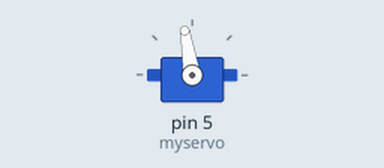
Simulated run of this sketch. Board: Arduino Uno, built with avr-gcc and run on an emulated ATmega328P. On the bench: servo.

Above: at 1.05 s.
At 1.9 s:
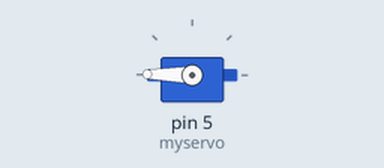
At 2.8 s:
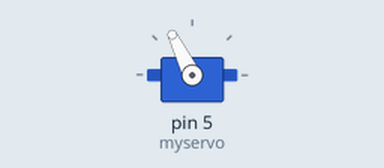
At 4.8 s:
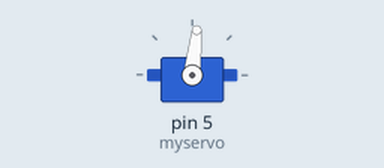
Timing chart, 0 to 9.8 s (numbered marks = the images above):
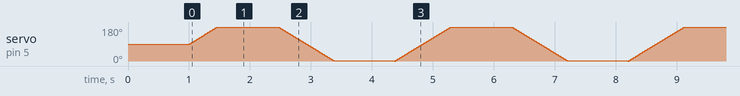

The sketch:

Lesson_2_Single_Servo.ino
```cpp
#include <Servo.h>
Servo myservo;// create servo object to control a servo
int i=90;
void setup()
{
  Serial.begin(9600);
  myservo.attach(5);    // set the control pin of servo 2 to 5 digital I/0 // modify each pin to adjust
  myservo.write(90);
  delay(1000);
}

void loop()
{
  for(i;i<180;i++)
  {
    myservo.write(i);
    delay(5);
  }
  delay(1000);
  for(i;i>0;i--)
  {
    myservo.write(i);
    delay(5);
  }
  delay(1000);
}
```
